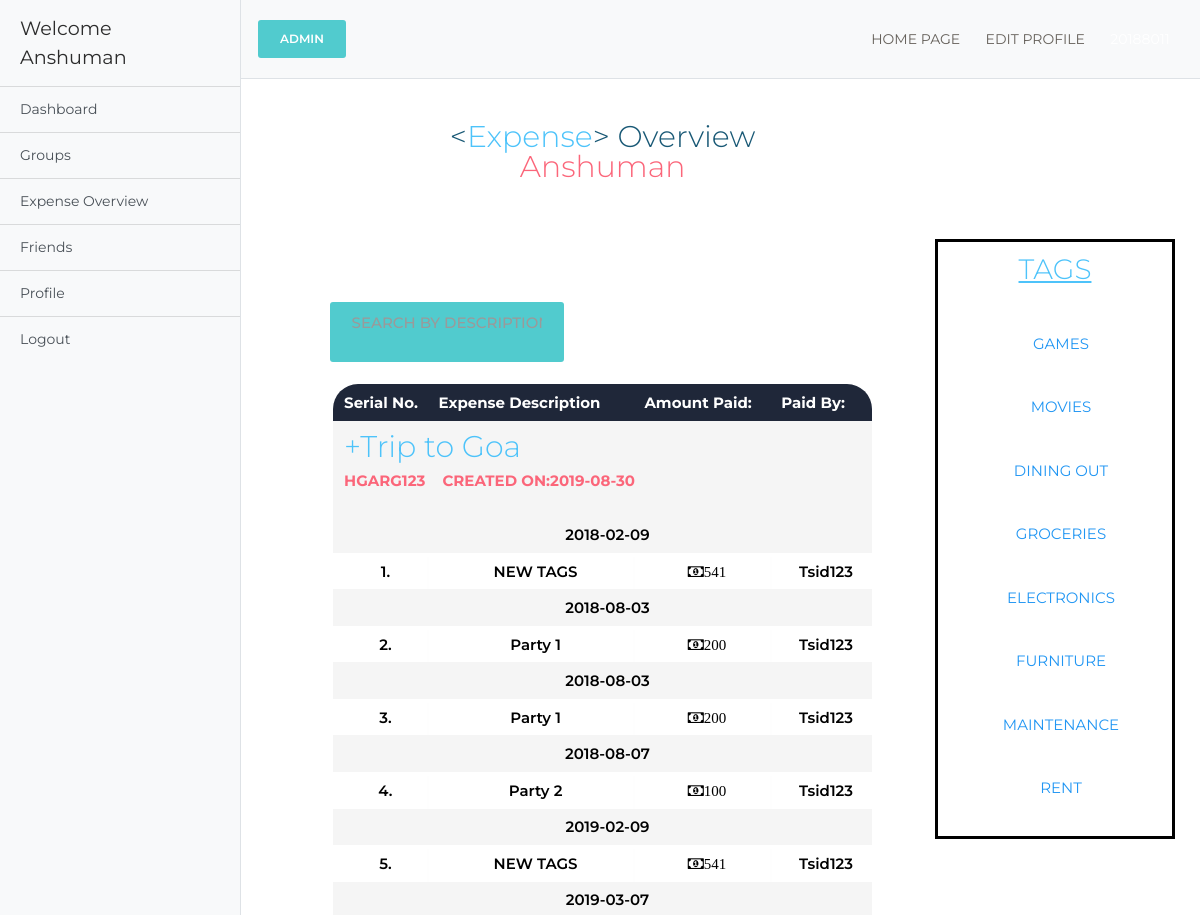
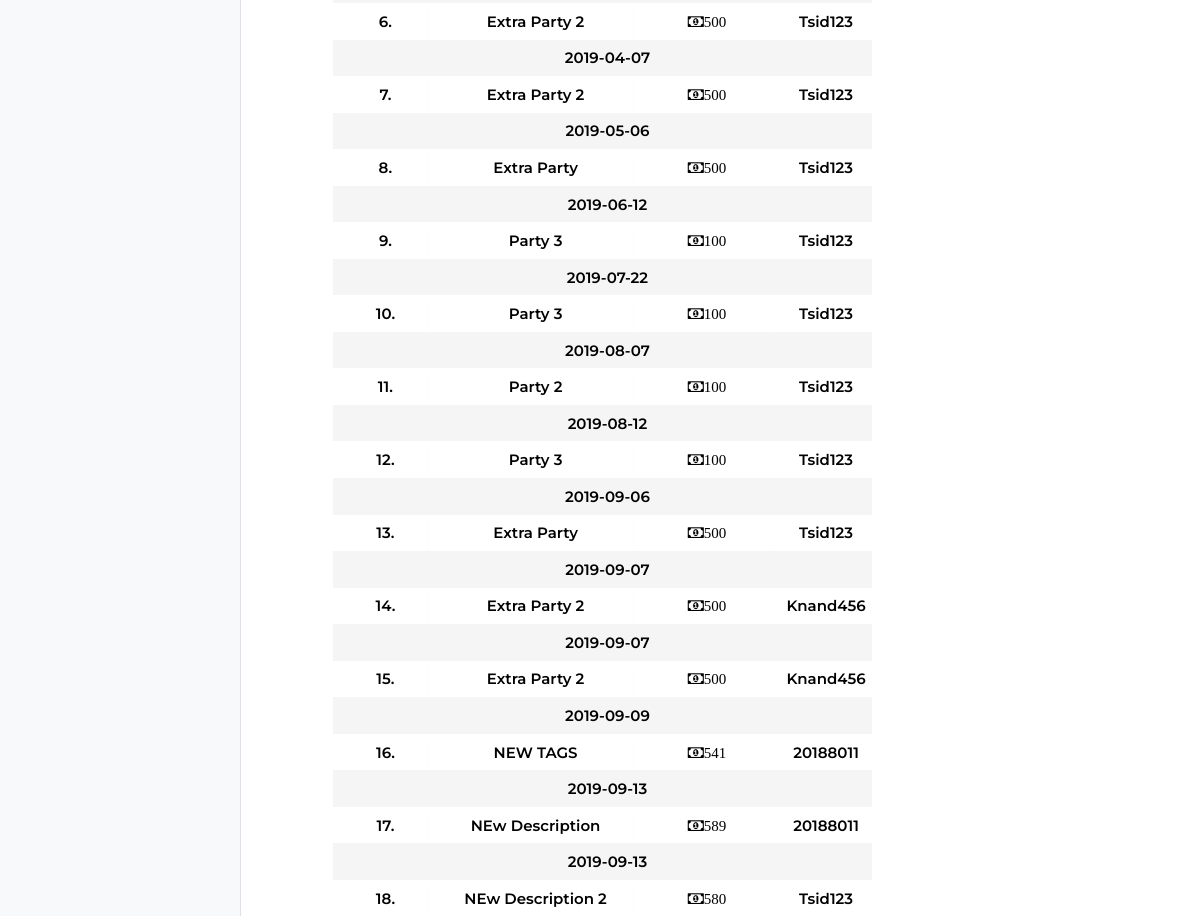
Screenshot of /expense_overview.php (signed in) with the database file from the repository (2 pictures, top to bottom).
### tables this page shows
CREATE TABLE `groups` (
  `group_id` int(3) NOT NULL,
  `admin_id` int(3) NOT NULL,
  `admin_username` varchar(255) NOT NULL,
  `group_name` varchar(255) NOT NULL,
  `members` text NOT NULL,
  `status` varchar(255) NOT NULL,
  `date` date NOT NULL DEFAULT current_timestamp()
);

CREATE TABLE `expense` (
  `expense_id` int(3) NOT NULL,
  `group_id` int(3) NOT NULL,
  `expense_description` varchar(255) NOT NULL,
  `total_expense` int(10) NOT NULL,
  `currency` int(3) NOT NULL,
  `paid_by` varchar(255) NOT NULL,
  `split_type` int(3) NOT NULL,
  `date` date NOT NULL DEFAULT current_timestamp(),
  `status` varchar(255) NOT NULL DEFAULT 'open',
  `tags` text NOT NULL
);

CREATE TABLE `category` (
  `category_id` int(3) NOT NULL,
  `category` varchar(255) NOT NULL
);

### expense_overview.php (the view, shortened to what this page needs)
<?php include "includes/db.php"; ?>
<?php include "includes/new_admin_header.php"; ?>
<?php include "includes/admin_navigation.php"; ?>
<link rel="stylesheet" href="expense_overview.css">
<div id="container1 col-lg-12">
        <div id="left">
              <div class="main">
              <br>
              <h1><span class="blue">&lt;</span>Expense<span class="blue">&gt;</span> <span class="yellow">Overview</span></h1>
              <h2><?php echo $_SESSION['name'];?></h2><h2><?php  if(isset($_GET['value'])) echo $_GET['value']; ?></h2>
            <div class="col-lg-4">
                    <input type="text" oninput = "pass_data()" name="expense_description" id="expense_description" placeholder="Search by Description name" class="btn btn-primary" style="margin-left:25%;" >
            </div><br>
              <table id="example" class="display container" cellspacing="0" width="100%">
                <thead id="head">
                  <tr>
                          <th><h1>Serial No.</h1></th>
                    <th><h1>Expense Description</h1></th>
                          <th><h1>Amount Paid:</h1></th>
                          <th><h1>Paid By:</h1></th>
                  </tr>
                  </thead>
              <tbody>
              <?php
              $query = "SELECT * FROM groups WHERE members LIKE '%{$_SESSION['username']}%' OR admin_username = '{$_SESSION['username']}' ORDER BY date DESC";
              $result = mysqli_query($connection, $query);
              while ($row = mysqli_fetch_assoc($result)) {
                  $group_id         = $row['group_id'];
                  $group_name       = $row['group_name'];
                  $admin_username   = $row['admin_username'];
                  $date             = $row['date'];
              ?>
                  <tbody class="labels">
                    <tr>
                      <td colspan="5">
                        <label for=<?php  echo $group_name; ?> ><h1><?php  echo "+$group_name"; ?></h1></label><br><label><h6><?php  echo "$admin_username &nbsp&nbsp Created on:$date"; ?></h6></label>
                      </td>
                    </tr>
                  </tbody>
                  <tbody class="hide" style="">
              <?php
                              if(isset($_GET['value'])){
                                $tags = $_GET['value'];
                                  $query_1 = "SELECT * FROM expense WHERE group_id = '{$group_id}' AND tags = '{$tags}' ORDER BY date ASC";
                                  $result_1 = mysqli_query($connection, $query_1);
                                  $i = 1;
                                  while ($row_1 = mysqli_fetch_assoc($result_1)) {
                                      $expense_desc_1     = $row_1['expense_description'];
                                      $total_1            = $row_1['total_expense'];
                                      $paidby_1           = $row_1['paid_by'];
                                      $date_1             = $row_1['date'];
                                      echo "<tr><td colspan='4'><h4>$date_1</h4></td></tr>";
                                      echo "<tr>";
                                      echo "<td><h4>$i.</h4></td>";
                                      echo "<td><h4>$expense_desc_1</h4></td>";
                                      echo "<td><h4><i class='fa fa-money' aria-hidden='true'>$total_1</i></h4></td>";
                                      echo "<td><h4>$paidby_1</h4></td>";
                                      echo "</tr>";
                                      $i++;
                                  }
                              }
                              else{
                                  $query_1 = "SELECT * FROM expense WHERE group_id = $group_id ORDER BY date ASC";
                                  $result_1 = mysqli_query($connection, $query_1);
                                  $i = 1;
                                  while ($row_1 = mysqli_fetch_assoc($result_1)) {
                                      $expense_desc_1     = $row_1['expense_description'];
                                      $total_1            = $row_1['total_expense'];
                                      $paidby_1           = $row_1['paid_by'];
                                      $date_1             = $row_1['date'];
                                      echo "<tr><td colspan='4'><h4>$date_1</h4></td></tr>";
                                      echo "<tr>";
                                      echo "<td><h4>$i.</h4></td>";
                                      echo "<td><h4>$expense_desc_1</h4></td>";
                                      echo "<td><h4><i class='fa fa-money' aria-hidden='true'>$total_1</i></h4></td>";
                                      echo "<td><h4>$paidby_1</h4></td>";
                                      echo "</tr>";
                                      $i++;
                                  }
                              }
              ?>
                  </tbody>
                  <?php    }  ?>
              </tbody>
              </table>
              </div>
        </div>
        <div id="right"  style="background-color:white">
<div class="sidenav">
                          <label class='alert-heading' value=''><h3><u>TAGS</u></h3></label><br>
                          <?php $sql = "SELECT * FROM category";
                                $result_sql = mysqli_query($connection,$sql);
                                while($row = mysqli_fetch_assoc($result_sql)){
                                    $tags = $row['category'];
                                    echo "<label class='alert-heading' value='$tags'><a href='expense_overview.php?value=$tags'>&nbsp$tags</a></label><br><br>";
                                }
                          ?>
</div>
<?php include "includes/admin_footer.php"; ?>

### includes/new_admin_header.php (shortened to what this page needs)
<!DOCTYPE html>
<html lang="en">
<head>
  <link href="https://maxcdn.bootstrapcdn.com/font-awesome/latest/css/font-awesome.min.css" rel="stylesheet">
  <link href="assets/css/bootstrap.min.css" rel="stylesheet" />
  <link href="assets/css/paper-dashboard.css?v=2.0.0" rel="stylesheet" />
  <link href="css/simple-sidebar.css" rel="stylesheet">
</head>
<body class="">
  <div class="wrapper ">

### includes/admin_navigation.php (shortened to what this page needs)
<div class="d-flex" id="wrapper">
    <div class="bg-light border-right" id="sidebar-wrapper">
        <div class="sidebar-heading">Welcome <br><?php echo $_SESSION['name']; ?></div>
        <div class="list-group list-group-flush">
            <a href="admin.php" class="list-group-item list-group-item-action bg-light">Dashboard</a>
            <a href="groups.php" class="list-group-item list-group-item-action bg-light">Groups</a>
            <a href="expense_overview.php" class="list-group-item list-group-item-action bg-light">Expense Overview</a>
            <a href="friends.php" class="list-group-item list-group-item-action bg-light">Friends</a>
            <a href="profile.php" class="list-group-item list-group-item-action bg-light">Profile</a>
            <a href="includes/logout.php" class="list-group-item list-group-item-action bg-light">Logout</a>
        </div>
    </div>
    <div id="page-content-wrapper">
        <nav class="navbar navbar-expand-lg navbar-light bg-light border-bottom">
            <button class="btn btn-primary" id="menu-toggle">ADMIN</button>
            <div class="collapse navbar-collapse" id="navbarSupportedContent">
                <ul class="navbar-nav ml-auto mt-2 mt-lg-0">
                    <li class="nav-item active">
                        <a class="nav-link" href="homepage.php">Home Page<span class="sr-only">(current)</span></a>
                    </li>
                    <li class="nav-item active">
                        <a class="nav-link" href="profile.php?source=edit_profile">Edit Profile</a>
                    </li>
                    <li class="nav-item">
                        <a class="nav-link" href="#"><?php echo $_SESSION['username']; ?></a>
                    </li>
                </ul>
            </div>
        </nav>
        <div class="container-fluid">

### includes/admin_footer.php (shortened to what this page needs)
</div>
</div>
</div>
</body>
</html>

### css/simple-sidebar.css (style rules this page uses)
body { overflow-x: hidden; }
#sidebar-wrapper { min-height: 100vh; margin-left: -15rem; -webkit-transition: margin .25s ease-out; -moz-transition: margin .25s ease-out; -o-transition: margin .25s ease-out; transition: margin .25s ease-out; }
#sidebar-wrapper .sidebar-heading { padding: 0.875rem 1.25rem; font-size: 1.2rem; }
#sidebar-wrapper .list-group { width: 15rem; }
#page-content-wrapper { min-width: 100vw; }
@media (min-width: 768px) { #sidebar-wrapper { margin-left: 0; } }
@media (min-width: 768px) { #page-content-wrapper { min-width: 0; width: 100%; } }

### expense_overview.css (style rules this page uses)
#left { display: table-cell; vertical-align: top; width: 80%; float: left; margin-right:0; }
#right { display: table-cell; margin-top: 15%; float: right; width: 20%; background-color: black; border-radius: 20px; text-emphasis-color: white; }
h1 { font-size:2em; font-weight: 300; margin: auto; line-height:1em; text-align: center; color: #4DC3FA; }
h4 { font-size:1em; font-weight: 600; margin: auto; line-height:1em; text-align: center; color: black; }
u { font-size:1em; font-weight: 300; line-height:1em; text-align: center; color: #4DC3FA; }
h2 { font-size:2em; font-weight: 300; text-align: center; margin: auto; display: block; line-height:1em; padding-bottom: 2em; color: #FB667A; }
#expense_description { font-size:1em; font-weight: 500; text-align: center; margin: auto; display: block; line-height:1em; padding-bottom: 2em; }
.blue { color: #185875; }
.yellow { color: #185875; }
.container th h1 { border-radius: 25px; font-weight: bold; font-size: 1em; text-align: left; color: white; }
.container td { font-weight: normal; font-size: 1em; -webkit-box-shadow: 0 2px 2px -2px #0E1119; -moz-box-shadow: 0 2px 2px -2px #0E1119; box-shadow: 0 2px 2px -2px #0E1119; }
.container { border-radius: 25px; text-align: left; overflow: hidden; width: 80%; margin: 0 auto; display: table; padding: 0 0 8em 0; }
.container td, .container th { padding-bottom: 2%; padding-top: 2%; padding-left:2%; }
.container tr:nth-child(odd) { background-color: whitesmoke; }
.container tr:nth-child(even) { background-color: rgb(255, 255, 255); }
.container th { background-color: #1F2739; }
.container td:first-child { color: #FB667A; }
.sidenav { text-align: center; float: right; width: 240px; height: 600px; position: relative; z-index: 1; padding: 8px; right: 10px; background:white; border: 3px solid #000; overflow-x: hidden; }
.sidenav a { padding: 6px 8px 6px 16px; text-decoration: none; font-size: 15px; color: #2196F3; display: block; }
.main { margin-right: 50px; font-size: 15px; padding: 0px 10px; }

### rows the page displays
groups: group_name "Trip to Goa", admin_username "HGARG123", date "2019-08-30"
expense: date "2018-02-09", expense_description "NEW TAGS", total_expense "541", paid_by "Tsid123"
expense: date "2018-08-03", expense_description "Party 1", total_expense "200", paid_by "Tsid123"
expense: date "2018-08-03", expense_description "Party 1", total_expense "200", paid_by "Tsid123"
expense: date "2018-08-07", expense_description "Party 2", total_expense "100", paid_by "Tsid123"
expense: date "2019-02-09", expense_description "NEW TAGS", total_expense "541", paid_by "Tsid123"
expense: date "2019-03-07", expense_description "Extra Party 2", total_expense "500", paid_by "Tsid123"
expense: date "2019-04-07", expense_description "Extra Party 2", total_expense "500", paid_by "Tsid123"
expense: date "2019-05-06", expense_description "Extra Party", total_expense "500", paid_by "Tsid123"
expense: date "2019-06-12", expense_description "Party 3", total_expense "100", paid_by "Tsid123"
expense: date "2019-07-22", expense_description "Party 3", total_expense "100", paid_by "Tsid123"
expense: date "2019-08-07", expense_description "Party 2", total_expense "100", paid_by "Tsid123"
expense: date "2019-08-12", expense_description "Party 3", total_expense "100", paid_by "Tsid123"
expense: date "2019-09-06", expense_description "Extra Party", total_expense "500", paid_by "Tsid123"
expense: date "2019-09-07", expense_description "Extra Party 2", total_expense "500", paid_by "Knand456"
expense: date "2019-09-07", expense_description "Extra Party 2", total_expense "500", paid_by "Knand456"
expense: date "2019-09-09", expense_description "NEW TAGS", total_expense "541", paid_by "20188011"
expense: date "2019-09-13", expense_description "NEw Description", total_expense "589", paid_by "20188011"
expense: date "2019-09-13", expense_description "NEw Description 2", total_expense "580", paid_by "Tsid123"
category: category "GAMES"
category: category "MOVIES"
category: category "DINING OUT"
category: category "GROCERIES"
category: category "ELECTRONICS"
category: category "FURNITURE"
category: category "MAINTENANCE"
category: category "RENT"

### other values shown
$_SESSION['name'] "Anshuman"
